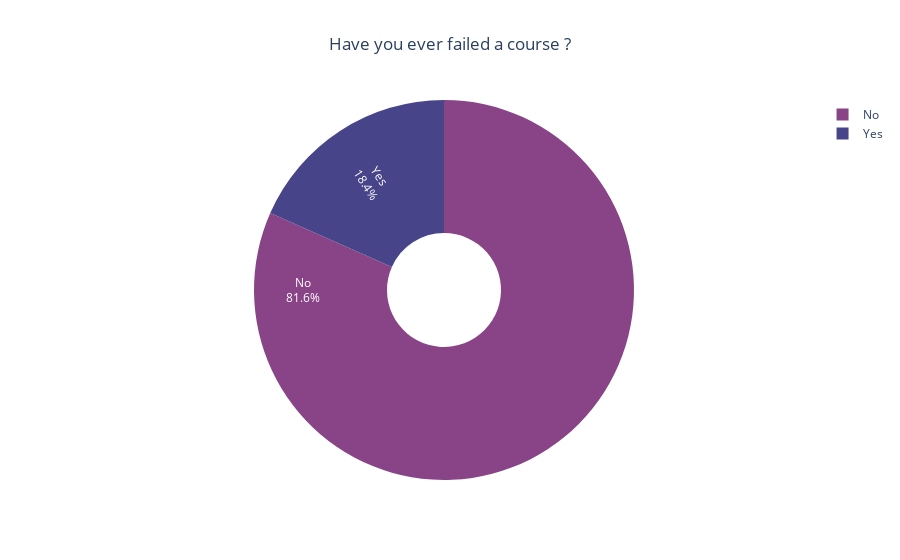
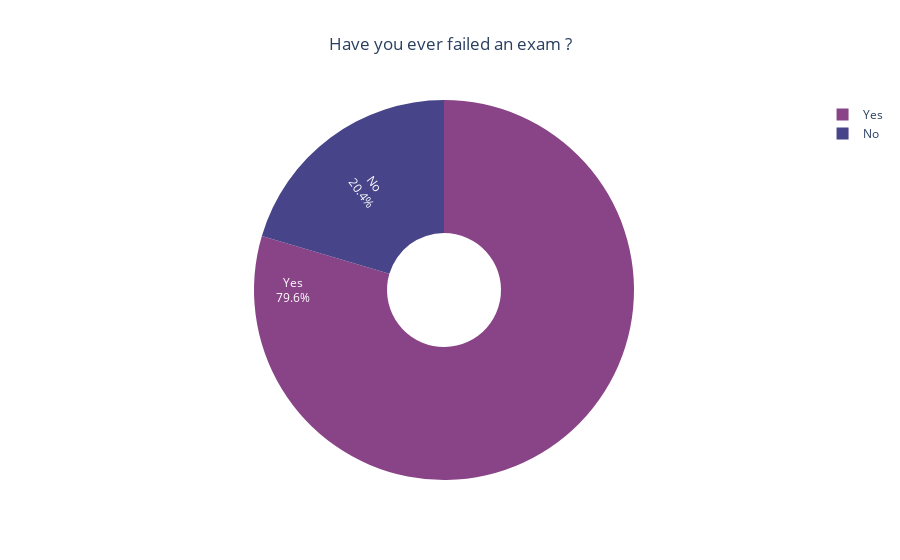

Here is the notebook cell these charts were saved with, in order:
### Markdown cell above
# failing a course/exam

### Code cell
course = dataframe["Have you failed a course?"].value_counts()
exam = dataframe["Have you failed a midterm or final before?"].value_counts()
labels = []
values = []
colors = ["#894487", "#474489"]
for i,v in course.items():
    labels.append(i)
    values.append(v)

fig = go.Figure(data=[go.Pie(labels=labels, values=values, textinfo='label+percent',
                             insidetextorientation='radial', marker_colors=colors, hole=.3
                            )])
fig.update_layout(title='Have you ever failed a course ?', title_x=0.5)
iplot(fig)

labels = []
values = []
for i,v in exam.items():
    labels.append(i)
    values.append(v)

fig = go.Figure(data=[go.Pie(labels=labels, values=values, textinfo='label+percent',
                             insidetextorientation='radial', marker_colors=colors, hole=.3
                            )])
fig.update_layout(title='Have you ever failed an exam ?', title_x=0.5)
iplot(fig)

### Figure 1 — Plotly figure (JSON) as saved in the notebook; plotly's stock layout.template omitted (floating-point values rounded to 4 significant figures)
{"data": [{"hole": 0.3, "insidetextorientation": "radial", "labels": ["No", "Yes"], "marker": {"colors": ["#894487", "#474489"]}, "textinfo": "label+percent", "type": "pie", "values": [40, 9]}], "layout": {"title": {"text": "Have you ever failed a course ?", "x": 0.5}}}

### Figure 2 — Plotly figure (JSON) as saved in the notebook; plotly's stock layout.template omitted (floating-point values rounded to 4 significant figures)
{"data": [{"hole": 0.3, "insidetextorientation": "radial", "labels": ["Yes", "No"], "marker": {"colors": ["#894487", "#474489"]}, "textinfo": "label+percent", "type": "pie", "values": [39, 10]}], "layout": {"title": {"text": "Have you ever failed an exam ?", "x": 0.5}}}
